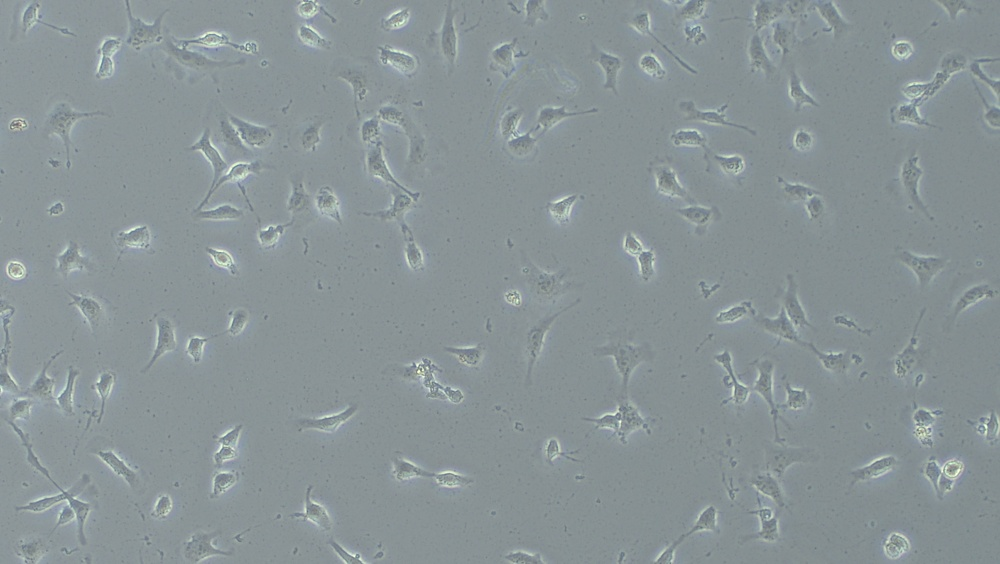
%> input picture example_image.JPG, 1000 x 564 px, shrunk from 3264 x 1840 before the run
$ octave example_function_call.m   (GNU Octave 9; MATLAB toolbox functions it lacks are replaced by stand-ins)
%> lines starting %> are read from the running program, lines starting %| are printed output that depends on the picture; in (x1, y1, x2, y2) boxes, pixels count from 0 and x2, y2 are one past the last pixel; in counts of white or black regions, pixels touching at a corner belong together; the program's own positions count from 1
%> further down, image is the input picture: size 564x1000x3 uint8; mean R, G, B 137.9, 148.6, 151
### count_cells.m
% Function that counts the number of cells within an inputted image and returns an image marking cell positions

function [numCells,labeled_image] = count_cells (image)
    %% Make the Image Grayscale
    Igc = im2gray(image); % Converts a color image to grayscale

    %% Smooth the Image
    Igc = imgaussfilt(Igc,2); % Applies a gaussian filter to smooth the image

    %% Isolate Bright Sections and Remove Noise
    T = adaptthresh(Igc,0.5);   % Creates a threshold map that provides a customized threshold value for a given region of pixels
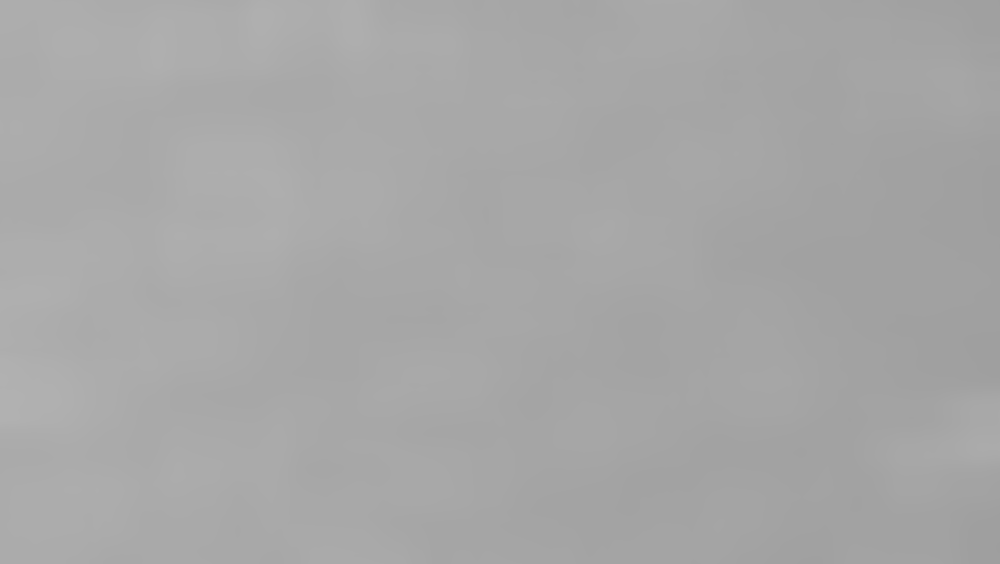
%> T: size 564x1000 double; min 0.623, max 0.697, mean 0.656
    IBright = imbinarize(Igc,T); % Applies the threshold map to the image, creating a binary image where a pixel that is above its threshold is 1 and a pixel that is not is 0
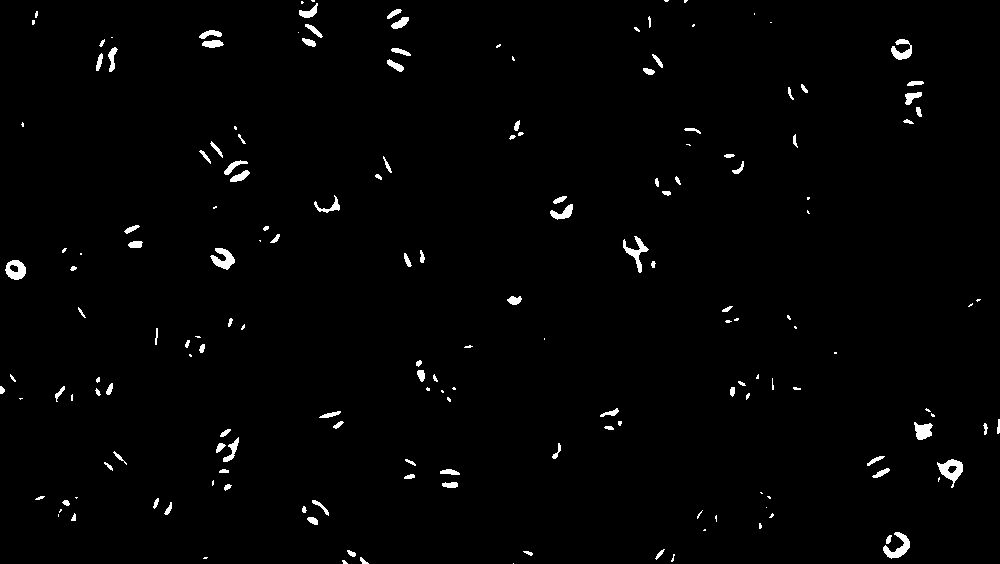
%> IBright: size 564x1000 logical; 1.4% white; 172 white regions (67 under 20 px), largest, box (x1, y1, x2, y2) and area: (937, 459, 963, 488) 350, (883, 532, 910, 559) 308, (210, 248, 235, 270) 295
    IBright = bwareaopen(IBright,350); % Removes small noise (less than 350 pixels)
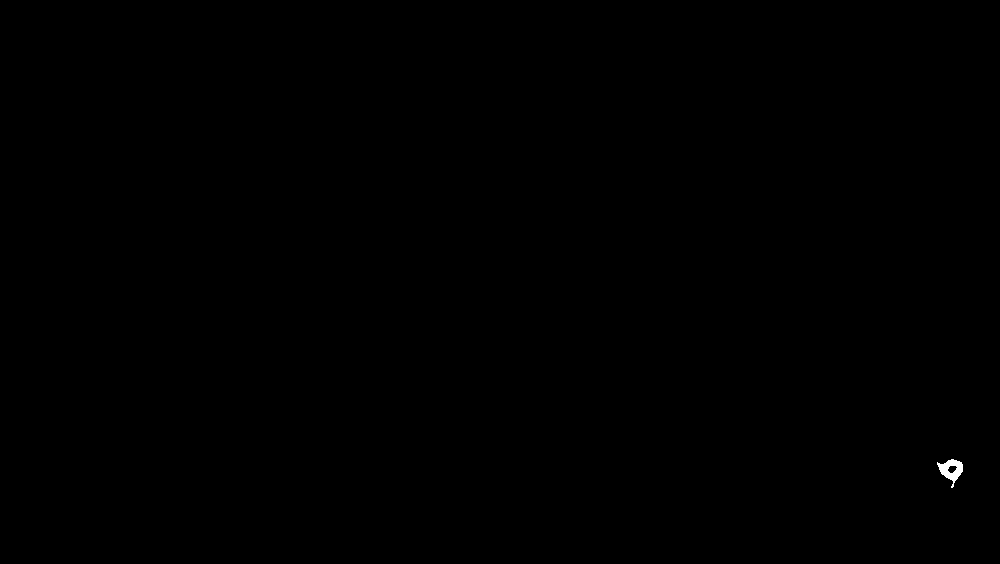
%> IBright: size 564x1000 logical; 0.06% white; 1 white region, box (x1, y1, x2, y2) and area: (937, 459, 963, 488) 350

    %% Fragment Dilation
    IBright = imdilate(IBright, strel('disk',4)); % Dilates and connects fragments
%> IBright: size 564x1000 logical; 0.12% white; 1 white region, box (x1, y1, x2, y2) and area: (934, 456, 966, 491) 702
    IBright = imclose(IBright, strel('disk',20)); % Fills holes
%> IBright: size 564x1000 logical; 0.13% white; 1 white region, box (x1, y1, x2, y2) and area: (934, 456, 966, 491) 728

    %% Watershed Segmentation (Separate Touching Cells)
    D = -bwdist(~IBright); % First inverts the image, so it focusses on the background. Then it performs bwdist, which tells you how far a pixel is from the closest background pixel. Then it becomes negative. Pixels in the center of blobs are very negative, those around the edges are slightly negative, and those fully in the background are very small.
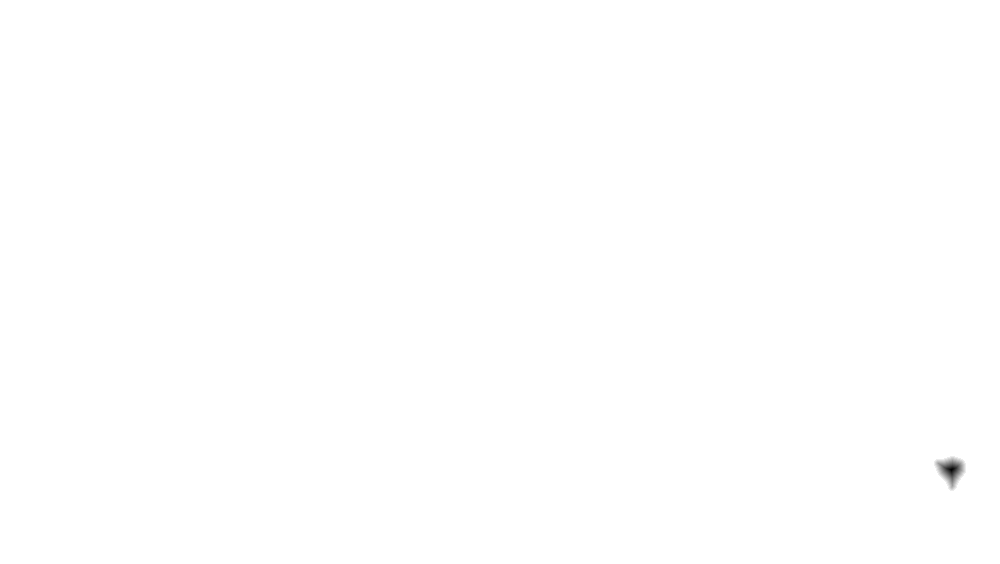
%> D: size 564x1000 single; min -13, max 0, mean -0.00616; drawn with min black and max white
    L = watershed(D); % Applies the watershed algorithm, which starts from identified minima (center of blobs) and works out until the boundary of two blobs meet
%> L: size 564x1000 uint8; every value is 1
    IBright(L==0) = 0; % Removes the watershed identified boundaries from the image

    %% Define BlobAnalysis
    hblob = vision.BlobAnalysis( ... % Initializes settings for BlobAnalysis
    'AreaOutputPort', true, ... % Output the area for each blob (or cell)
    'MinimumBlobArea', 1500,... % The blob must be at least 1500 pixels
    'MaximumCount', 1000); % Increases the maximum number of blobs to 1000 (default is 50)

    %% Peforme BlobAnalysis
    [blobArea,blobCentroid] = hblob(IBright); % Performs the BlobAnalysis on the image
%> blobArea = []; blobCentroid = []

    %% Count Cells
    numCells = length(blobArea); % Records the number of blobs (cells)
%> numCells = 0

    %% Label Image
    strDisplay = 1:numCells; % Initialize numbered labels for each cell
%> strDisplay = []

    % Add numbers to the image at the locations determined by the blobCentroid of the blob analysis
    labeled_image = insertText(image, blobCentroid, strDisplay, ...
    'TextColor', 'red', 'BoxOpacity', 0, 'AnchorPoint', 'Center','FontSize',60);
end

### example_function_call.m
% This script is an example function call of the count_cells function

clear; clc; close all

%% Input Name of Image or Path to Image
image_name = "example_image.JPG";

%% Processing
image = imread(image_name); % Load the image as a variable

% Run count_cells function on the image
[num_cells,labeled_image] = count_cells(image);
%> num_cells = 0

%% Output
% Display the original image
figure
imshow(image)
title("Original Image")

% Display the outputted, labeled image
figure
imshow(labeled_image)
title("Image with Overlaid Cell Locations")

% Display number of cells
disp("The number of cells in " + image_name + " is " + num_cells)
%| The number of cells in example_image.JPG is 0
